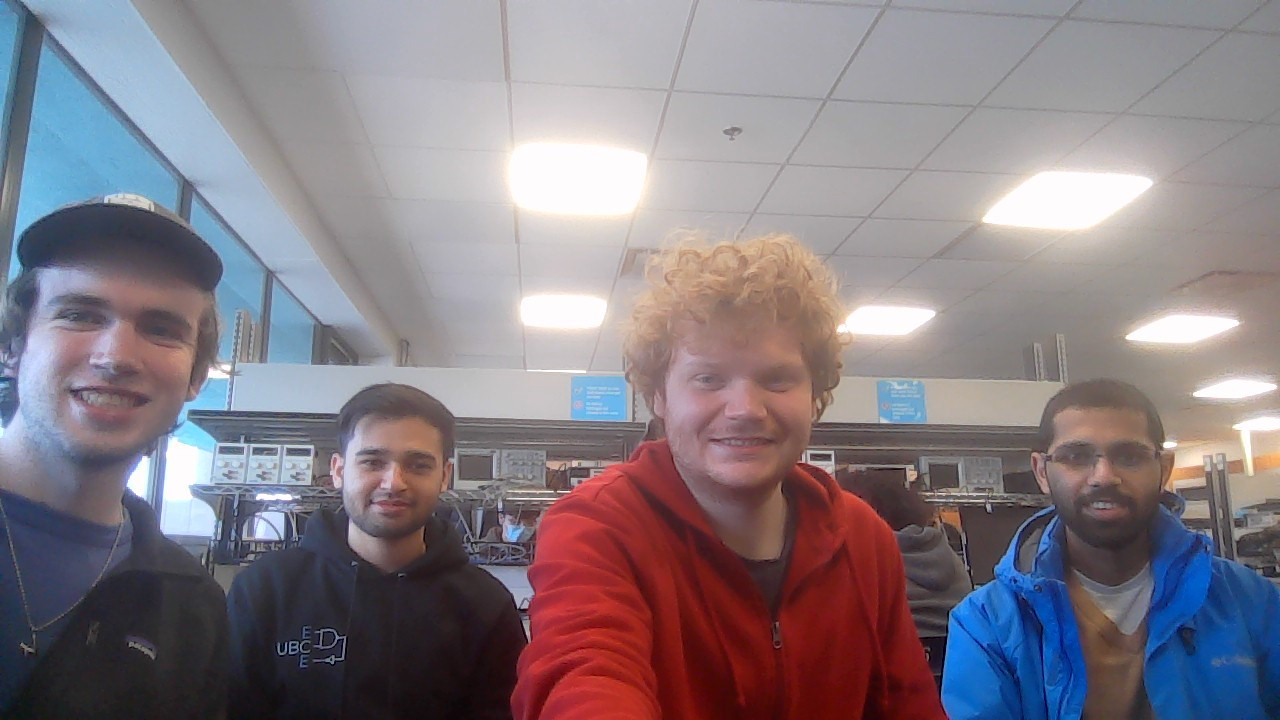
#> input picture facial-recognition-model/Recognizer/test_photos/L2A_Group_Photo.jpg, 1280 x 720 px
$ python -i Augment.py   (imports and definitions only)
#> lines starting #> are read from the running program, lines starting #| are printed output that depends on the picture
### facial-recognition-model/PhotoAugmenter/ImageTransformation.py
import imutils
import cv2 as cv

class ImageTransformation:
    def __init__(self):
        pass

    @staticmethod
    def resize(image, width):
        return imutils.resize(image, width=width)

    @staticmethod
    def rotate(image, angle):
        return imutils.rotate(image, angle=angle)

    @staticmethod
    def horizontalFlip(image):
        return cv.flip(image, 1)

    @staticmethod
    def adjust_brightness(image, brightness):
        return imutils.adjust_brightness_contrast(image, brightness)

### facial-recognition-model/PhotoAugmenter/Augment.py
from PhotoAugmenter.ImageTransformation import ImageTransformation
import os
import string
import random
import cv2 as cv

SAMPLE_CHARS = string.ascii_letters + string.digits
IMAGE_EXT = '.jpg'
IMAGE_NAME_MIN_LEN = 10
IMAGE_NAME_MAX_LEN = 50

IMAGE_WIDTH = 600
ROTATION_ANGLE_DEG = 5

BRIGHTNESS_WEIGHT1 = 10.0
BRIGHTNESS_WEIGHT2 = 25.0
BRIGHTNESS_WEIGHT3 = 50.0
BRIGHTNESS_WEIGHT4 = -10.0
BRIGHTNESS_WEIGHT5 = -25.0
BRIGHTNESS_WEIGHT6 = -50.0

# https://www.educative.io/edpresso/how-to-generate-a-random-string-in-python
def generateImagePath(outdir):
    img_name_len = random.randint(IMAGE_NAME_MIN_LEN, IMAGE_NAME_MAX_LEN)
    img_name = ''.join(random.choice(SAMPLE_CHARS) for i in range(img_name_len))
    img_name += IMAGE_EXT
    return os.path.join(outdir, img_name)

def saveImage(image, outdir):
    path = generateImagePath(outdir)
    cv.imwrite(path, image)

def augment(imgpath, outdir):

#> called with outdir = 'out.png'
    image = cv.imread(imgpath)
#> image is the input picture: shape (720, 1280, 3); mean B, G, R 131.9, 124.4, 133.9
    resized = ImageTransformation.resize(image, IMAGE_WIDTH)

    saveImage(resized, outdir)
    saveImage(ImageTransformation.horizontalFlip(resized), outdir)
#> in horizontalFlip, `return cv.flip(image, 1)`:
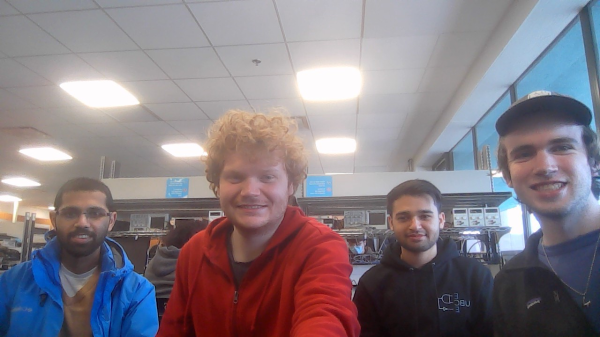
#> returned value: shape (337, 600, 3); mean of channels 0, 1, 2 131.9, 124.4, 133.9; drawn as B, G, R
    saveImage(ImageTransformation.rotate(resized, ROTATION_ANGLE_DEG), outdir)
#> in rotate, `return imutils.rotate(image, angle=angle)`:
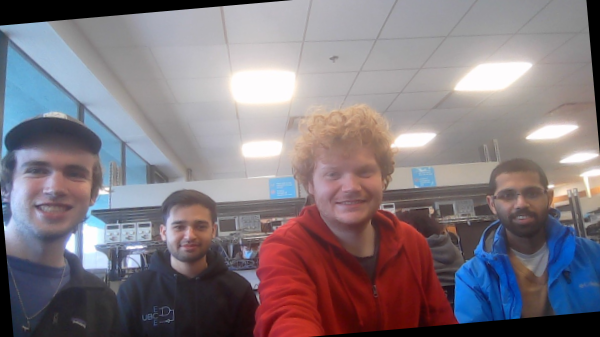
#> returned value: shape (337, 600, 3); mean of channels 0, 1, 2 127.3, 120.2, 129.8; drawn as B, G, R
    saveImage(ImageTransformation.rotate(resized, -ROTATION_ANGLE_DEG), outdir)
#> call 2 of rotate, with angle = -5
#> in rotate (call 2), `return imutils.rotate(image, angle=angle)`:
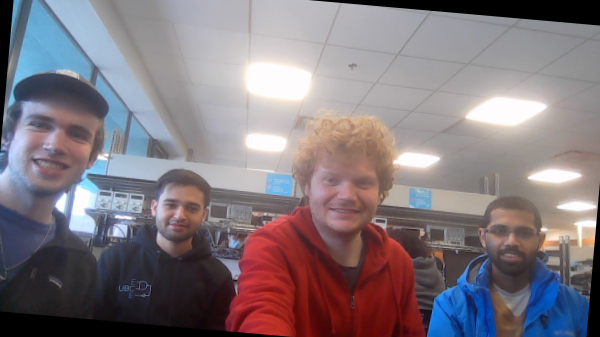
#> returned value: shape (337, 600, 3); mean of channels 0, 1, 2 125.9, 119.5, 129.5; drawn as B, G, R
    #saveImage(ImageTransformation.adjust_brightness(resized, BRIGHTNESS_WEIGHT1), outdir)
    saveImage(ImageTransformation.adjust_brightness(resized, BRIGHTNESS_WEIGHT2), outdir)
#> in adjust_brightness, `return imutils.adjust_brightness_contrast(image, brightness)`:
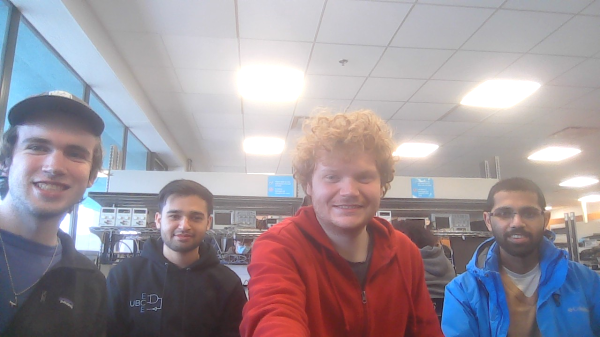
#> returned value: shape (337, 600, 3); mean of channels 0, 1, 2 156.2, 148.8, 158.1; drawn as B, G, R
    #saveImage(ImageTransformation.adjust_brightness(resized, BRIGHTNESS_WEIGHT3), outdir)
    #saveImage(ImageTransformation.adjust_brightness(resized, BRIGHTNESS_WEIGHT4), outdir)
    saveImage(ImageTransformation.adjust_brightness(resized, BRIGHTNESS_WEIGHT5), outdir)
#> call 2 of adjust_brightness, with brightness = -25
#> in adjust_brightness (call 2), `return imutils.adjust_brightness_contrast(image, brightness)`:
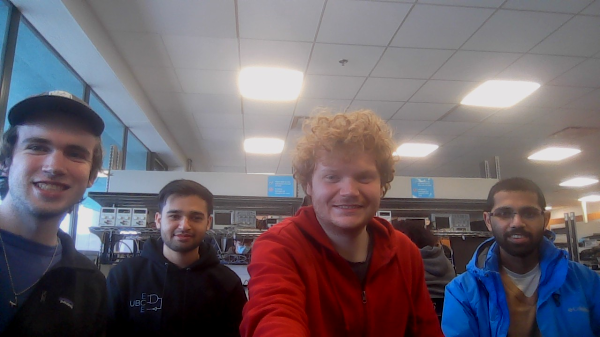
#> returned value: shape (337, 600, 3); mean of channels 0, 1, 2 107.5, 99.9, 109.3; drawn as B, G, R
    #saveImage(ImageTransformation.adjust_brightness(resized, BRIGHTNESS_WEIGHT6), outdir)

>>> result = augment('../Recognizer/test_photos/L2A_Group_Photo.jpg', 'out.png')
